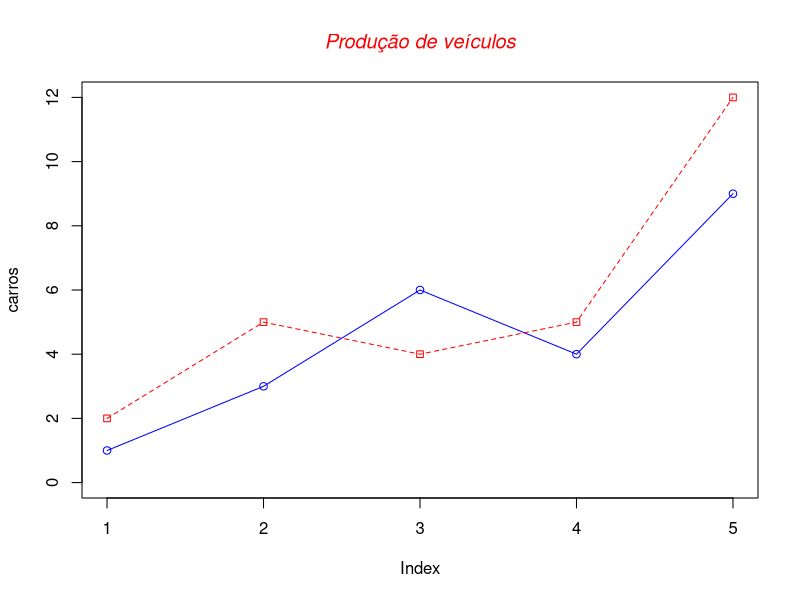

Write R code to recreate this figure.
# Parte 5.4
# Plotando Gráficos com ggplot2

setwd("D:/Estudo/Tecnologias/BI/PowerBI/Cap12/R/DS-ini")
#getwd()

carros <- c(1, 3, 6, 4, 9)
caminhoes <- c(2, 5, 4, 5, 12)

# Plotando, item por item, gráfico de linhas
plot(carros, type = "o", col = "blue",  ylim = c(0, 12))
lines(caminhoes, type = "o", pch = 22, lty = 2, col= "red")
title(main = "Produção de veículos", col.main = "red", font.main = 3)